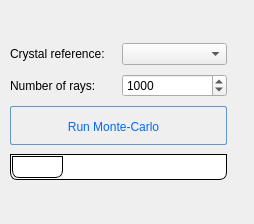
<?xml version="1.0" encoding="UTF-8"?>
<ui version="4.0">
 <class>DialogMCAbsorption</class>
 <widget class="QDialog" name="DialogMCAbsorption">
  <property name="windowModality">
   <enum>Qt::ApplicationModal</enum>
  </property>
  <property name="geometry">
   <rect>
    <x>0</x>
    <y>0</y>
    <width>254</width>
    <height>224</height>
   </rect>
  </property>
  <property name="windowTitle">
   <string>Monte-Carlo absorption Correction</string>
  </property>
  <widget class="QWidget" name="layoutWidget">
   <property name="geometry">
    <rect>
     <x>10</x>
     <y>40</y>
     <width>217</width>
     <height>146</height>
    </rect>
   </property>
   <layout class="QGridLayout" name="gridLayout">
    <item row="0" column="0">
     <layout class="QHBoxLayout" name="horizontalLayout">
      <item>
       <widget class="QLabel" name="label">
        <property name="text">
         <string>Crystal reference:</string>
        </property>
       </widget>
      </item>
      <item>
       <widget class="QComboBox" name="comboBox"/>
      </item>
     </layout>
    </item>
    <item row="1" column="0">
     <layout class="QHBoxLayout" name="horizontalLayout_2">
      <item>
       <widget class="QLabel" name="label_2">
        <property name="text">
         <string>Number of rays:</string>
        </property>
       </widget>
      </item>
      <item>
       <widget class="QSpinBox" name="spinBox">
        <property name="minimum">
         <number>100</number>
        </property>
        <property name="maximum">
         <number>1000000</number>
        </property>
        <property name="singleStep">
         <number>1000</number>
        </property>
        <property name="value">
         <number>1000</number>
        </property>
       </widget>
      </item>
     </layout>
    </item>
    <item row="2" column="0">
     <widget class="QPushButton" name="pushButton_run">
      <property name="styleSheet">
       <string notr="true">QPushButton:hover{
        background: qlineargradient(x1 : 0, y1 : 0, x2 : 0, y2 :   1, stop :   0.0 #ffd9aa,
                stop :   0.5 #ffbb6e, stop :   0.55 #feae42, stop :   1.0 #fedb74);
}

QPushButton {
        border: 1px solid #6593cf;
        border-radius: 2px;
        padding: 5px 15px 2px 5px;
        background: qlineargradient(x1 : 0, y1 : 0, x2 : 0, y2 :   1, stop :   0.0 #f5f9ff,
                stop :   0.5 #c7dfff, stop :   0.55 #afd2ff, stop :   1.0 #c0dbff);
        color: #006aff;
        font: bold large &quot;Arial&quot;;
        height: 30px;
}




QPushButton:pressed {
        background: qlineargradient(x1 : 0, y1 : 0, x2 : 0, y2 :   1, stop :   0.0 #c0dbff,
        stop :   0.5 #cfd26f, stop :   0.55 #c7df6f, stop :   1.0 #f5f9ff);
        padding-top: 2px;
        padding-left: 3px;

}


QPushButton:on {
        background: qlineargradient(x1 : 0, y1 : 0, x2 : 0, y2 :   1, stop :   0.0 #5AA72D,
        stop :   0.5 #B3E296, stop :   0.55 #B3E296, stop :   1.0 #f5f9ff);
        padding-top: 2px;
        padding-left: 3px;
}

QPushButton:disabled {
        background: transparent #e5e9ee;
        padding-top: 2px;        
        padding-left: 3px;
        color: black;
}</string>
      </property>
      <property name="text">
       <string>Run Monte-Carlo</string>
      </property>
     </widget>
    </item>
    <item row="3" column="0">
     <widget class="QProgressBar" name="progressBar_MCStatus">
      <property name="styleSheet">
       <string notr="true">QProgressBar {
                                         border: 1px solid black;
                                         text-align: center;
											  color: white;
                                         padding: 1px;
                                         border-bottom-right-radius: 7px;
                                         border-bottom-left-radius: 7px;
                                         background: QLinearGradient( x1: 0, y1: 0, x2: 1, y2: 0,
                                         stop: 0 #eee,
                                         stop: 0.5 #ddd,
                                         stop: 1 #eee );
                                         width: 15px;
                                         }
                                         
                                         QProgressBar::chunk {
                                         background: QLinearGradient( x1: 0, y1: 0, x2: 1, y2: 0,
                                         stop: 0 #78d,
                                         stop: 1 #238 );
                                         border-bottom-right-radius: 7px;
                                         border-bottom-left-radius: 7px;
                                         border: 1px solid black;
                                         }</string>
      </property>
      <property name="value">
       <number>24</number>
      </property>
     </widget>
    </item>
   </layout>
  </widget>
 </widget>
 <resources/>
 <connections/>
</ui>
